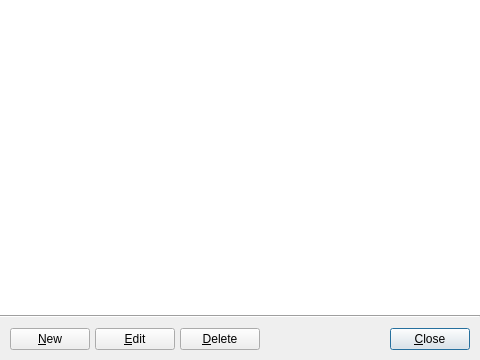
<?xml version="1.0" encoding="UTF-8"?>
<ui version="4.0">
 <class>DialogAccounts</class>
 <widget class="QDialog" name="DialogAccounts">
  <property name="geometry">
   <rect>
    <x>0</x>
    <y>0</y>
    <width>480</width>
    <height>360</height>
   </rect>
  </property>
  <property name="minimumSize">
   <size>
    <width>480</width>
    <height>360</height>
   </size>
  </property>
  <property name="windowTitle">
   <string>Manage Accounts</string>
  </property>
  <layout class="QVBoxLayout" name="verticalLayout">
   <property name="spacing">
    <number>0</number>
   </property>
   <property name="leftMargin">
    <number>0</number>
   </property>
   <property name="topMargin">
    <number>0</number>
   </property>
   <property name="rightMargin">
    <number>0</number>
   </property>
   <property name="bottomMargin">
    <number>0</number>
   </property>
   <item>
    <widget class="QTableView" name="tableView">
     <property name="frameShape">
      <enum>QFrame::NoFrame</enum>
     </property>
     <property name="editTriggers">
      <set>QAbstractItemView::NoEditTriggers</set>
     </property>
     <property name="tabKeyNavigation">
      <bool>false</bool>
     </property>
     <property name="alternatingRowColors">
      <bool>true</bool>
     </property>
     <property name="selectionMode">
      <enum>QAbstractItemView::SingleSelection</enum>
     </property>
     <property name="selectionBehavior">
      <enum>QAbstractItemView::SelectRows</enum>
     </property>
     <property name="sortingEnabled">
      <bool>true</bool>
     </property>
     <attribute name="verticalHeaderVisible">
      <bool>false</bool>
     </attribute>
    </widget>
   </item>
   <item>
    <widget class="Line" name="line">
     <property name="orientation">
      <enum>Qt::Horizontal</enum>
     </property>
    </widget>
   </item>
   <item>
    <layout class="QHBoxLayout" name="horizontalLayout">
     <property name="spacing">
      <number>5</number>
     </property>
     <property name="leftMargin">
      <number>10</number>
     </property>
     <property name="topMargin">
      <number>10</number>
     </property>
     <property name="rightMargin">
      <number>10</number>
     </property>
     <property name="bottomMargin">
      <number>10</number>
     </property>
     <item>
      <widget class="QPushButton" name="btnNew">
       <property name="text">
        <string>&amp;New</string>
       </property>
       <property name="icon">
        <iconset theme="gtk-new">
         <normaloff>../../../HomeBalance.v1</normaloff>../../../HomeBalance.v1</iconset>
       </property>
      </widget>
     </item>
     <item>
      <widget class="QPushButton" name="btnEdit">
       <property name="text">
        <string>&amp;Edit</string>
       </property>
       <property name="icon">
        <iconset theme="gtk-edit">
         <normaloff>../../../HomeBalance.v1</normaloff>../../../HomeBalance.v1</iconset>
       </property>
      </widget>
     </item>
     <item>
      <widget class="QPushButton" name="btnDelete">
       <property name="text">
        <string>&amp;Delete</string>
       </property>
       <property name="icon">
        <iconset theme="gtk-delete">
         <normaloff>../../../HomeBalance.v1</normaloff>../../../HomeBalance.v1</iconset>
       </property>
      </widget>
     </item>
     <item>
      <spacer name="horizontalSpacer">
       <property name="orientation">
        <enum>Qt::Horizontal</enum>
       </property>
       <property name="sizeHint" stdset="0">
        <size>
         <width>40</width>
         <height>20</height>
        </size>
       </property>
      </spacer>
     </item>
     <item>
      <widget class="QPushButton" name="btnClose">
       <property name="text">
        <string>&amp;Close</string>
       </property>
       <property name="icon">
        <iconset theme="gtk-close">
         <normaloff>../../../HomeBalance.v1</normaloff>../../../HomeBalance.v1</iconset>
       </property>
       <property name="default">
        <bool>true</bool>
       </property>
      </widget>
     </item>
    </layout>
   </item>
  </layout>
 </widget>
 <resources/>
 <connections>
  <connection>
   <sender>btnClose</sender>
   <signal>clicked()</signal>
   <receiver>DialogAccounts</receiver>
   <slot>accept()</slot>
   <hints>
    <hint type="sourcelabel">
     <x>427</x>
     <y>335</y>
    </hint>
    <hint type="destinationlabel">
     <x>239</x>
     <y>179</y>
    </hint>
   </hints>
  </connection>
 </connections>
</ui>
